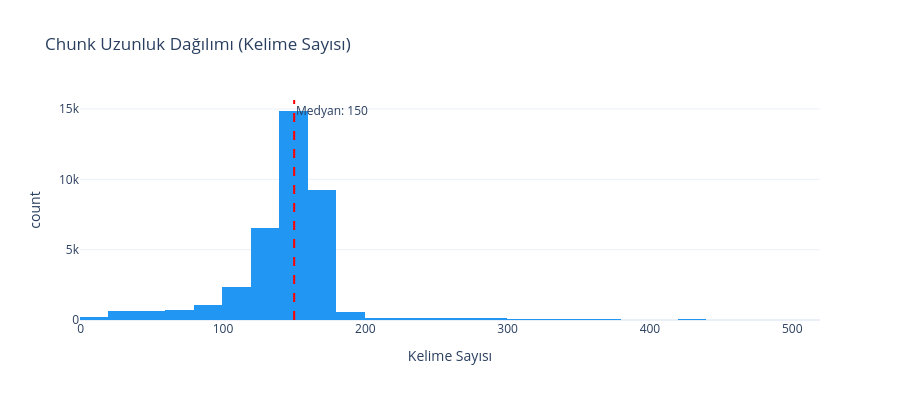

The notebook cell this image was saved under:
### Code cell
# Chunk uzunluk dağılımı
chunk_lengths = [len(d["text"].split()) for d in chunked_documents]

fig = px.histogram(
    x=chunk_lengths,
    nbins=50,
    title="Chunk Uzunluk Dağılımı (Kelime Sayısı)",
    labels={"x": "Kelime Sayısı", "y": "Frekans"},
    color_discrete_sequence=["#2196F3"]
)
fig.add_vline(x=np.median(chunk_lengths), line_dash="dash", line_color="red",
              annotation_text=f"Medyan: {np.median(chunk_lengths):.0f}")
fig.update_layout(height=400, template="plotly_white")
fig.show()

print(f"\n Chunk İstatistikleri:")
print(f"  Min: {min(chunk_lengths)} kelime")
print(f"  Max: {max(chunk_lengths)} kelime")
print(f"  Ortalama: {np.mean(chunk_lengths):.0f} kelime")
print(f"  Medyan: {np.median(chunk_lengths):.0f} kelime")

### Figure 1 — Plotly figure (JSON) as saved in the notebook; plotly's stock layout.template omitted (floating-point values rounded to 4 significant figures; data arrays with more than 128 entries replaced by an {"elided": "..."} marker saying what was removed)
{"data": [{"bingroup": "x", "hovertemplate": "Kelime Sayısı=%{x}<br>count=%{y}<extra></extra>", "legendgroup": "", "marker": {"color": "#2196F3", "pattern": {"shape": ""}}, "name": "", "nbinsx": 50, "orientation": "v", "showlegend": false, "type": "histogram", "x": {"elided": "37970 int values"}, "xaxis": "x", "yaxis": "y"}], "layout": {"annotations": [{"showarrow": false, "text": "Medyan: 150", "x": 150, "xanchor": "left", "xref": "x", "y": 1, "yanchor": "top", "yref": "y domain"}], "barmode": "relative", "height": 400, "legend": {"tracegroupgap": 0}, "shapes": [{"line": {"color": "red", "dash": "dash"}, "type": "line", "x0": 150, "x1": 150, "xref": "x", "y0": 0, "y1": 1, "yref": "y domain"}], "title": {"text": "Chunk Uzunluk Dağılımı (Kelime Sayısı)"}, "xaxis": {"anchor": "y", "domain": [0, 1], "title": {"text": "Kelime Sayısı"}}, "yaxis": {"anchor": "x", "domain": [0, 1], "title": {"text": "count"}}}}
